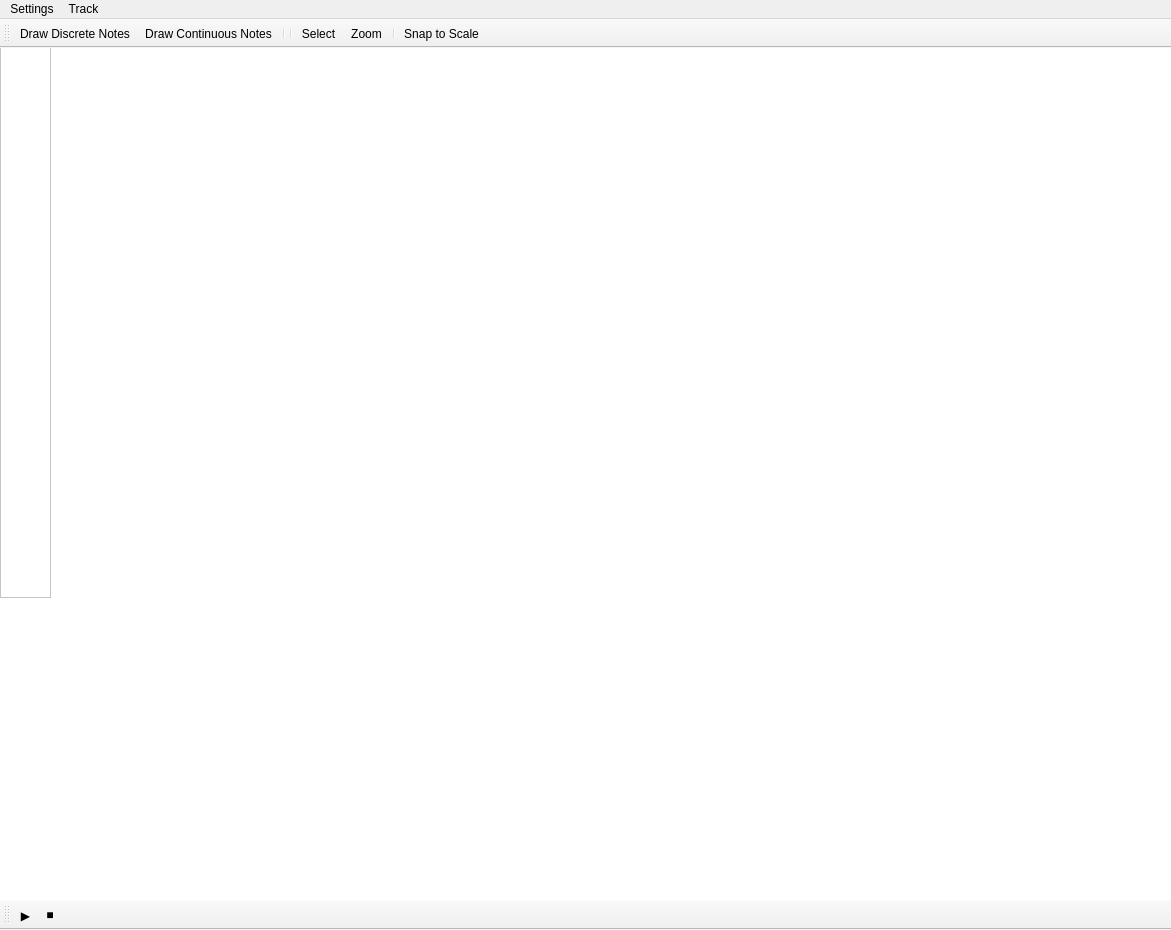
<?xml version="1.0" encoding="UTF-8"?>
<ui version="4.0">
 <class>scorecanvas</class>
 <widget class="QMainWindow" name="scorecanvas">
  <property name="geometry">
   <rect>
    <x>0</x>
    <y>0</y>
    <width>1171</width>
    <height>930</height>
   </rect>
  </property>
  <property name="windowTitle">
   <string>scoreCanvas</string>
  </property>
  <widget class="QWidget" name="centralwidget">
   <property name="styleSheet">
    <string notr="true">background-color: white;</string>
   </property>
   <widget class="QWidget" name="horizontalLayoutWidget">
    <property name="geometry">
     <rect>
      <x>49</x>
      <y>-1</y>
      <width>751</width>
      <height>61</height>
     </rect>
    </property>
    <layout class="QHBoxLayout" name="horizontalLayoutTimeline"/>
   </widget>
   <widget class="QScrollArea" name="scrollAreatracks">
    <property name="geometry">
     <rect>
      <x>0</x>
      <y>-1</y>
      <width>51</width>
      <height>551</height>
     </rect>
    </property>
    <property name="widgetResizable">
     <bool>true</bool>
    </property>
    <widget class="QWidget" name="scrollAreaWidgetContents">
     <property name="geometry">
      <rect>
       <x>0</x>
       <y>0</y>
       <width>49</width>
       <height>549</height>
      </rect>
     </property>
     <property name="sizePolicy">
      <sizepolicy hsizetype="Preferred" vsizetype="Preferred">
       <horstretch>0</horstretch>
       <verstretch>0</verstretch>
      </sizepolicy>
     </property>
    </widget>
   </widget>
  </widget>
  <widget class="QToolBar" name="scoreCanvasBottomToolbar">
   <property name="minimumSize">
    <size>
     <width>0</width>
     <height>30</height>
    </size>
   </property>
   <property name="maximumSize">
    <size>
     <width>16777215</width>
     <height>30</height>
    </size>
   </property>
   <property name="windowTitle">
    <string>toolBar_2</string>
   </property>
   <attribute name="toolBarArea">
    <enum>BottomToolBarArea</enum>
   </attribute>
   <attribute name="toolBarBreak">
    <bool>false</bool>
   </attribute>
   <addaction name="actionPlay"/>
   <addaction name="actionstop"/>
  </widget>
  <widget class="QMenuBar" name="menubar">
   <property name="geometry">
    <rect>
     <x>0</x>
     <y>0</y>
     <width>1171</width>
     <height>18</height>
    </rect>
   </property>
   <widget class="QMenu" name="menuFile">
    <property name="title">
     <string>Settings</string>
    </property>
    <addaction name="actionCompositionSettings"/>
   </widget>
   <widget class="QMenu" name="menuTrack">
    <property name="title">
     <string>Track</string>
    </property>
    <addaction name="actionAddTrack"/>
   </widget>
   <addaction name="menuFile"/>
   <addaction name="menuTrack"/>
  </widget>
  <widget class="QToolBar" name="toolBar">
   <property name="windowTitle">
    <string>toolBar</string>
   </property>
   <attribute name="toolBarArea">
    <enum>TopToolBarArea</enum>
   </attribute>
   <attribute name="toolBarBreak">
    <bool>false</bool>
   </attribute>
   <addaction name="actionDrawDiscreteNotes"/>
   <addaction name="actionDrawContinuousNotes"/>
   <addaction name="separator"/>
   <addaction name="separator"/>
   <addaction name="actionScoreCanvasSelect"/>
   <addaction name="actionScoreCanvasZoom"/>
   <addaction name="separator"/>
   <addaction name="actionSnapToScale"/>
  </widget>
  <action name="actionDrawDiscreteNotes">
   <property name="text">
    <string>Draw Discrete Notes</string>
   </property>
   <property name="menuRole">
    <enum>QAction::MenuRole::NoRole</enum>
   </property>
  </action>
  <action name="actionDrawContinuousNotes">
   <property name="text">
    <string>Draw Continuous Notes</string>
   </property>
   <property name="menuRole">
    <enum>QAction::MenuRole::NoRole</enum>
   </property>
  </action>
  <action name="actionRecordDiscreteNotes">
   <property name="text">
    <string>Record Discrete Notes</string>
   </property>
   <property name="menuRole">
    <enum>QAction::MenuRole::NoRole</enum>
   </property>
  </action>
  <action name="actionRecordContinuousNotes">
   <property name="text">
    <string>Record Continuous Notes</string>
   </property>
   <property name="menuRole">
    <enum>QAction::MenuRole::NoRole</enum>
   </property>
  </action>
  <action name="actionRecordPhrase">
   <property name="text">
    <string>Record Phrase</string>
   </property>
   <property name="menuRole">
    <enum>QAction::MenuRole::NoRole</enum>
   </property>
  </action>
  <action name="actionScoreCanvasSelect">
   <property name="text">
    <string>Select</string>
   </property>
   <property name="menuRole">
    <enum>QAction::MenuRole::NoRole</enum>
   </property>
  </action>
  <action name="actionScoreCanvasZoom">
   <property name="text">
    <string>Zoom</string>
   </property>
   <property name="menuRole">
    <enum>QAction::MenuRole::NoRole</enum>
   </property>
  </action>
  <action name="actionPlay">
   <property name="text">
    <string>▶</string>
   </property>
   <property name="menuRole">
    <enum>QAction::MenuRole::NoRole</enum>
   </property>
  </action>
  <action name="actionstop">
   <property name="text">
    <string>■</string>
   </property>
   <property name="menuRole">
    <enum>QAction::MenuRole::NoRole</enum>
   </property>
  </action>
  <action name="actionCompositionSettings">
   <property name="text">
    <string>Composition Settings...</string>
   </property>
   <property name="shortcut">
    <string>Ctrl+,</string>
   </property>
   <property name="menuRole">
    <enum>QAction::MenuRole::NoRole</enum>
   </property>
  </action>
  <action name="actionSnapToScale">
   <property name="text">
    <string>Snap to Scale</string>
   </property>
   <property name="toolTip">
    <string>Quantize selected continuous note to scale degrees</string>
   </property>
   <property name="menuRole">
    <enum>QAction::MenuRole::NoRole</enum>
   </property>
  </action>
  <action name="actionAddTrack">
   <property name="text">
    <string>Add Track...</string>
   </property>
   <property name="toolTip">
    <string>Add a new track to the composition</string>
   </property>
   <property name="menuRole">
    <enum>QAction::MenuRole::NoRole</enum>
   </property>
  </action>
 </widget>
 <resources/>
 <connections/>
</ui>
